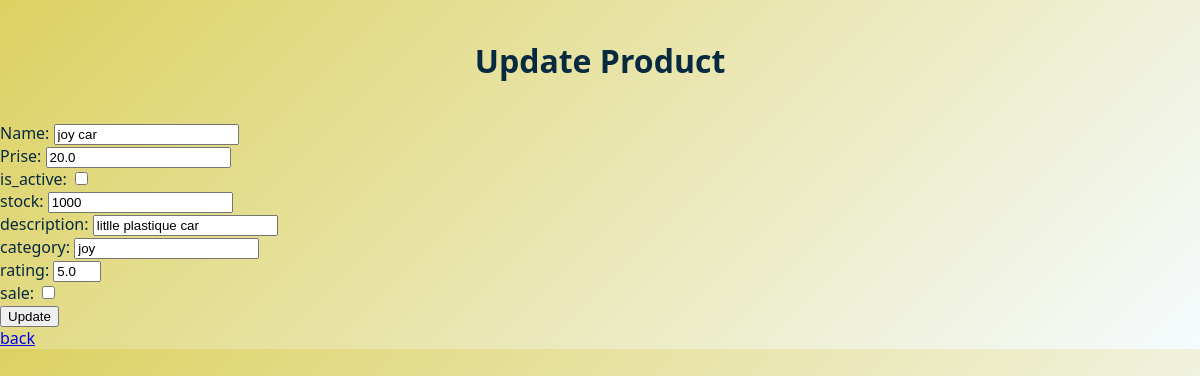
Page /update/4 on the committed database.
### _online_shop/app/models.py (models this page shows)
class Product(db.Model):
    __tablename__="products"
    id=db.Column(db.Integer, primary_key=True, autoincrement=True)
    name=db.Column(db.String(100), nullable=False)
    description=db.Column(db.String(100), nullable=False)
    prise=db.Column(db.Float, nullable=False)
    created_at = db.Column(db.DateTime, default=db.func.now())
    updated_at = db.Column(db.DateTime, default=db.func.now(), onupdate=db.func.now())
    stock =db.Column(db.Integer, nullable=True, default=0)
    is_active=db.Column(db.Boolean, nullable=True, default=True)
    category   =db.Column(db.String(50), nullable=True)
    rating =db.Column(db.Float, nullable=True, default=0)
    sale=db.Column(db.Boolean, nullable=True, default=0)

### _online_shop/app/routes.py (the view, shortened to what this page needs)
@bp.route('/update/<int:product_id>', methods=['GET','POST'])
def update_product(product_id):
    product = Product.query.get_or_404(product_id)
    return render_template('product_form.html',action='Update', product=product   )

### _online_shop/templates/product_form.html (shortened to what this page needs)
<!DOCTYPE html>
<html>
<head>
    <link rel="stylesheet" href="/static/style.css">
</head>
<body>
    <div class="form">
   <h1>{{action}} Product</h1>
   <form method="post">
    <label>Name:
    <input type="text" name="name" value="{{product.name if product else''}}"required>
    </label><br>
    <label>Prise:
    <input type="number" name="prise" value="{{product.prise if product else'0'}}"required>
    </label><br>
    <label>is_active:
    <input type="checkbox" name="is_active" value="{{product.is_active if product else 'False'}}">
    </label><br>
    <label>stock:
    <input type="number" name="stock" value="{{product.stock if product else'0'}}">
    </label><br>
    <label>description:
    <input type="text" name="description" value="{{product.description if product else''}}">
    </label></br>
    <label>category:
    <input type="text" name="category" value="{{product.category if product else''}}">
    </label><br>
    <label>rating:
    <input type="number" name="rating" value="{{product.rating if product else'0'}}" min="0" max="5">
    </label><br>
    <label>sale:
    <input type="checkbox" name="sale" value="{{product.sale if product else'False'}}">
    </label><br>
    <button type="submit">{{action}}</button>
   </form>
   <a href="{{ url_for('routes.products') }}">back</a>
   </div>
</body>
</html>

### _online_shop/static/style.css (style rules this page uses)
body { background: linear-gradient(135deg, #ddd162 0%, #f5fbff 100%); font-family: "Segoe UI", Tahoma, Geneva, Verdana, sans-serif; color: #072a40; margin: 0; }
h1 { text-align: center; padding: 18px 0; }

### rows in the picture
Product: name "joy car", prise "20.0", stock "1000", description "litlle plastique car", category "joy", rating "5.0"

### other values in the picture
{{ action }} "Update"
